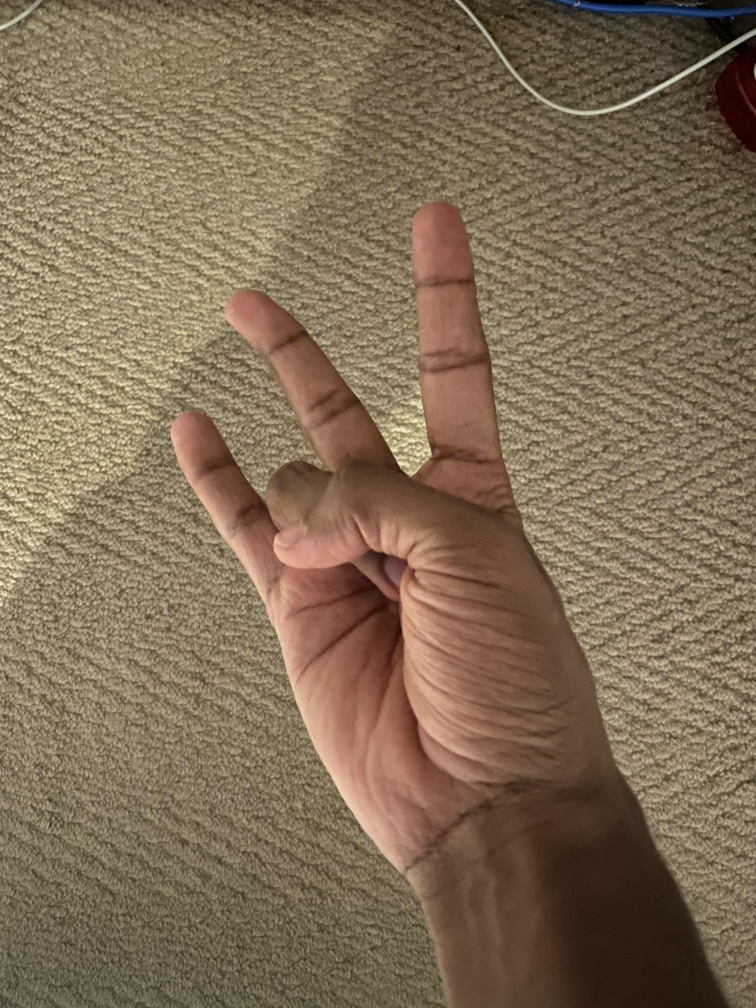
#> input picture input/12_3.jpg, 3024 x 4032 px (shown at 1/4 size); its folder holds only this picture in this run
$ python finger_counting.py
#> lines starting #> are read from the running program, lines starting #| are printed output that depends on the picture; after the words box and inside, x2 and y2 are one past the last pixel; in counts of white or black regions, pixels touching at a corner belong together
#> further down, hand is the input picture: shape (4032, 3024, 3); mean B, G, R 86.1, 110.1, 128.6
import cv2 as cv
import numpy as np
from skimage import morphology
import glob

#convexity defect method for finger counting
def hull_count(f):
    #finding contours
    contours, hierarchy = cv.findContours(f, cv.RETR_TREE, cv.CHAIN_APPROX_SIMPLE)
    f =  cv.cvtColor(f, cv.COLOR_GRAY2RGB)

    #finding the contour taht surrounds the largest area
    max_idx = 0
    max_area = 0
    for i in range(len(contours)):
        contour_area = cv.contourArea(contours[i])
        if contour_area > max_area:
            max_idx = i
            max_area = contour_area
    max_contour =  contours[max_idx]

    #find convex hull
    hull = cv.convexHull(max_contour, returnPoints = False)

    defects = cv.convexityDefects(max_contour, hull)

    #find the largest defects corresponding to space between fingers
    large_defects = defects[defects[:,0,3]>4500]

    #return num fingers
    return len(large_defects)+1

#crop The image to a square
def square_crop(f):
    #finds longest side and crops that side to the size of shorter side to create square image
    if f.shape[0] > f.shape[1]:
        cut_size = int((f.shape[0] - f.shape[1])/2)
#> cut_size = 504
        cropped = f[cut_size : cut_size + f.shape[1]]
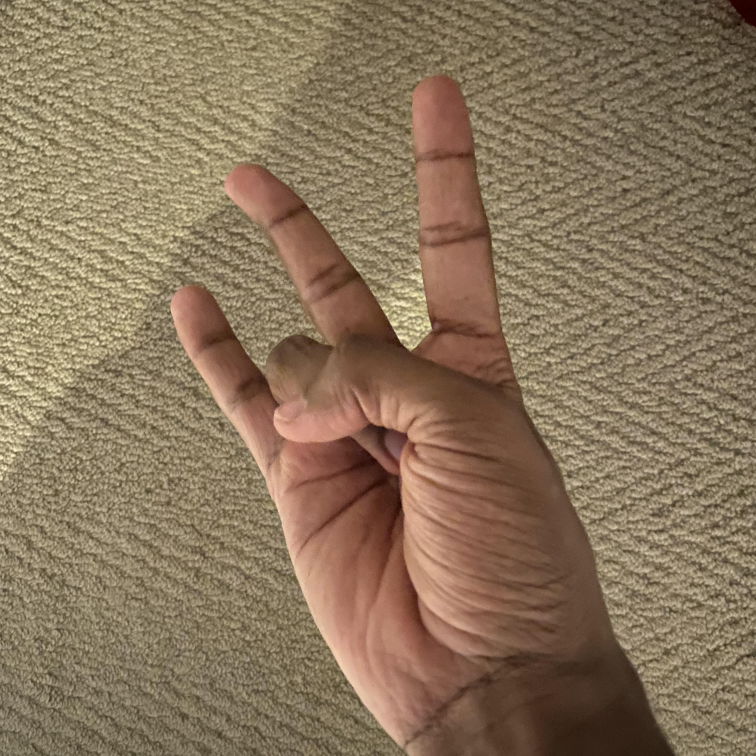
#> cropped: shape (3024, 3024, 3) (shown at 1/4 size); mean B, G, R 92, 117.1, 137.7
    elif f.shape[0] > f.shape[1]:
        cut_size = int((f.shape[1] - f.shape[0])/2)
        cropped = f[:,cut_size : cut_size + f.shape[0]]
    else:
        return f
    return cropped

def preprocess_image(f):
    #crops image
    cropped = square_crop(f)

    #scales image down to 128x128
    small =  cv.resize(cropped,[128,128], interpolation = cv.INTER_AREA)
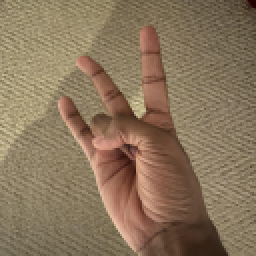
#> small: shape (128, 128, 3) (shown 2 times larger); mean B, G, R 92, 117.1, 137.7

    #converts image to hsv
    hsv_hand =  cv.cvtColor(small, cv.COLOR_BGR2HSV)
#> hsv_hand: shape (128, 128, 3); mean H, S, V 17.3, 86.7, 137.7
    return hsv_hand

#returns the most common value in a box at the center of the image
def center_vals(f):
    center = [int(f.shape[0]/2)+20,int(f.shape[1]/2)]
    box = f[center[0]-5:center[0]+5,center[1]-5:center[1]+5]
    flat = box.flatten()
    values, counts = np.unique(flat, return_counts=True)
    idx = np.argmax(counts)
    return values[idx]

#segments and thresholds the hand out of the hand image
def colour_image_thresholding(f):
    saturation = f[:,:,1]
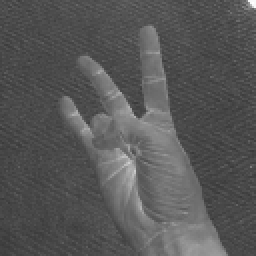
#> saturation: shape (128, 128) (shown 2 times larger); min 57, max 255, mean 86.7

    #blur to reduce noise and benefit thresholding
    blur = cv.GaussianBlur(saturation,(5,5),0)

    #otsu thresholding
    _ ,binary_hand = cv.threshold(blur,0,255,cv.THRESH_BINARY+cv.THRESH_OTSU)
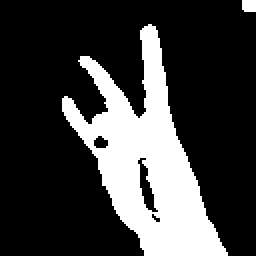
#> binary_hand: shape (128, 128) (shown 2 times larger); 24.1% white; 2 white regions

    #if inverted
    if center_vals(binary_hand)==0:
#> in center_vals, `flat = box.flatten()`: flat = 100 values from 255 to 255
#> in center_vals, `values, counts = np.unique(flat, return_counts=True)`: values = [255]; counts = [100]
#> in center_vals, `idx = np.argmax(counts)`: idx = 0
        binary_hand = ~binary_hand
    return binary_hand

#find final count
def count_fingers(f):
    hand = preprocess_image(f)
    binary_hand = colour_image_thresholding(hand)
    count = hull_count(binary_hand)
#> in hull_count, `contours, hierarchy = cv.findContours(f, cv.RETR_TREE, cv.CHAIN_APPROX..`: contours = 5 contours, 1 with area under 20; largest, box (x1, y1, x2, y2) and area: (31, 12, 114, 128) 3864, (68, 78, 80, 107) 139, (46, 67, 55, 75) 41, (121, 0, 128, 6) 30
#> in hull_count, `f =  cv.cvtColor(f, cv.COLOR_GRAY2RGB)`: f: shape (128, 128, 3); 24.1% white; 2 white regions, box (x1, y1, x2, y2) and area: (31, 12, 114, 128) 3906, (121, 0, 128, 6) 41
#> the loop in hull_count, `for i in range(len(contours)):` made 5 passes
#> (contour_area, max_idx, max_area) on pass 1: (3864.5, 0, 3864.5)
#> contour_area on passes 3 to 5: 139, 41, 29.5
#> after the loop in hull_count, `for i in range(len(contours)):`: max_area = 3864.5; max_idx = 0
#> in hull_count, `max_contour =  contours[max_idx]`: max_contour = contour of 192 points, box (x1, y1, x2, y2) (31, 12, 114, 128), area 3864
#> in hull_count, `hull = cv.convexHull(max_contour, returnPoints = False)`: hull = [191, 189, 187, 123, 122, 121, 111, 84, 80, 79, 39, 37, 0]
#> in hull_count, `defects = cv.convexityDefects(max_contour, hull)`: defects = [[0, 37, 19, 10342], [37, 39, 38, 114], [39, 79, 58, 6023], [80, 84, 81, 114], [84, 111, 93, 1212], [111, 121, 116, 781], [123, 187, 168, 1806], [187, 189, 188, 114], [189, 191, 190, 114]]
#> in hull_count, `large_defects = defects[defects[:,0,3]>4500]`: large_defects = [[0, 37, 19, 10342], [39, 79, 58, 6023]]
#> count = 3
    return count


input_folder = "input"
#read and display result for all images in input folder
hands =[]
for file in glob.glob(f"{input_folder}/*.jpg"):
    hand = cv.imread(file)
    print(f"image: {file[len(input_folder)+1:]}, num fingers: {count_fingers(hand)}")
#| image: 12_3.jpg, num fingers: 3

$ run again, on input/1_1.jpg
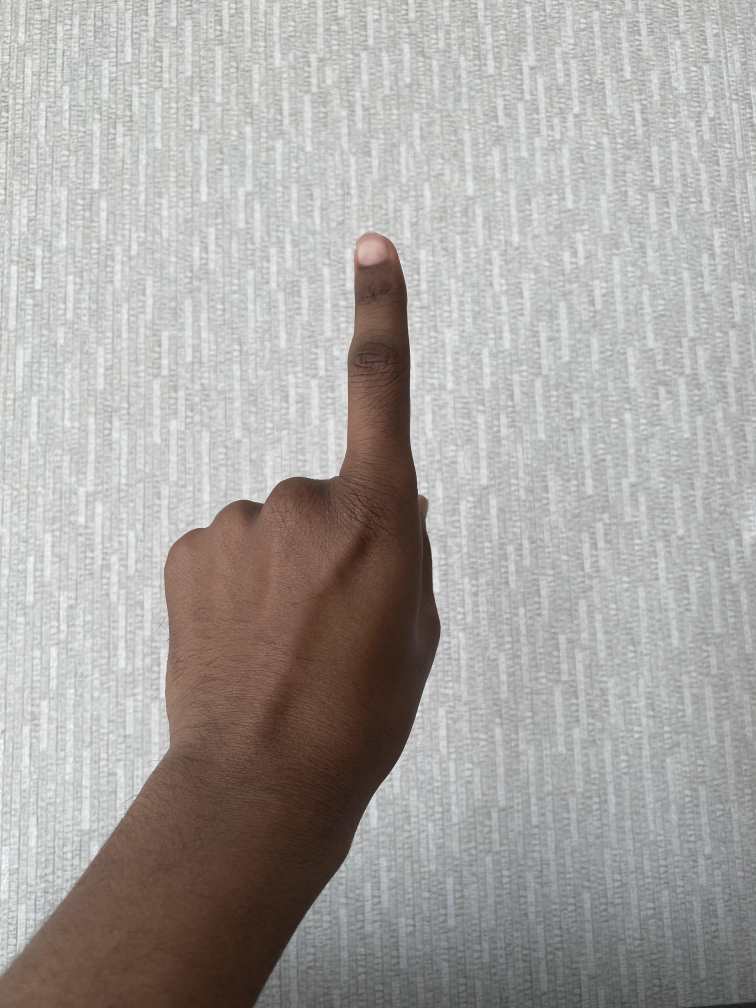
#> input picture input/1_1.jpg, 3024 x 4032 px (shown at 1/4 size)
#> hand is the input picture: shape (4032, 3024, 3); mean B, G, R 162.5, 165.3, 169.1
#> in preprocess_image, `small =  cv.resize(cropped,[128,128], interpolation = cv.INTER_AREA)`:
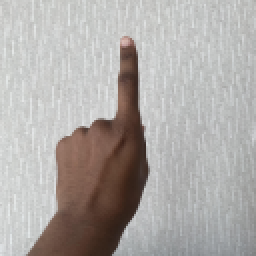
#> small: shape (128, 128, 3) (shown 2 times larger); mean B, G, R 167.5, 170.2, 174.4
#> hsv_hand: shape (128, 128, 3); mean H, S, V 52.5, 22.2, 175.7
#> in colour_image_thresholding, `_ ,binary_hand = cv.threshold(blur,0,255,cv.THRESH_BINARY+cv.THRESH_OT..`:
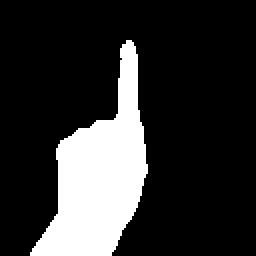
#> binary_hand: shape (128, 128) (shown 2 times larger); 18.9% white; 1 white region
#> flat = 100 values from 255 to 255
#> values = [255]; counts = [100]
#> idx = 0
#> contours = 1 contour; box (x1, y1, x2, y2) and area: (15, 20, 74, 128) 2966
#> f: shape (128, 128, 3); 18.9% white; 1 white region, box (x1, y1, x2, y2) and area: (15, 20, 74, 128) 3103
#> the loop in hull_count, `for i in range(len(contours)):` made 1 pass
#> (contour_area, max_idx, max_area) on pass 1: (2965.5, 0, 2965.5)
#> after the loop in hull_count, `for i in range(len(contours)):`: max_area = 2965.5; max_idx = 0
#> max_contour = contour of 90 points, box (x1, y1, x2, y2) (15, 20, 74, 128), area 2966
#> hull = 17 values, max 89 at index 0, min 0 at index 16, mean 53.71
#> defects = [[0, 3, 1, 181], [3, 23, 13, 4355], [23, 27, 24, 114], [27, 43, 30, 2235], [45, 47, 46, 142], [47, 57, 54, 407], [57, 63, 58, 114], [63, 67, 64, 162], [67, 73, 70, 292], [74, 84, 83, 626], [84, 86, 85, 186], [86, 88, 87, 114]]
#> large_defects = empty array
#> count = 1
#| image: 1_1.jpg, num fingers: 1

$ run again, on input/2_2.jpg
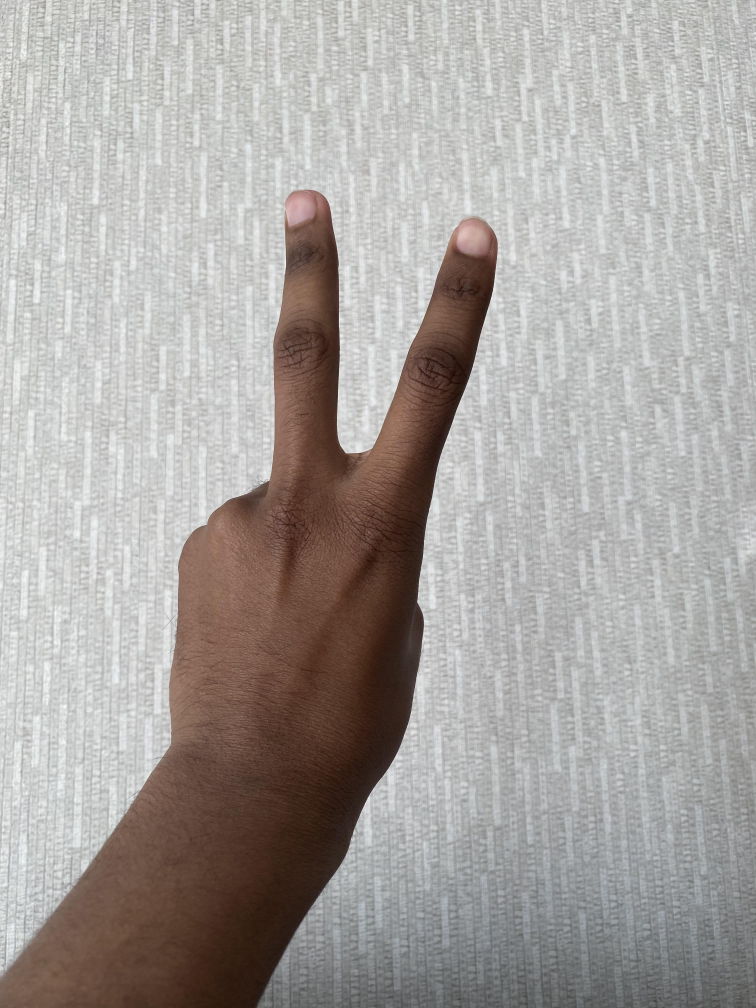
#> input picture input/2_2.jpg, 3024 x 4032 px (shown at 1/4 size)
#> hand is the input picture: shape (4032, 3024, 3); mean B, G, R 160.4, 163.5, 168.3
#> in preprocess_image, `small =  cv.resize(cropped,[128,128], interpolation = cv.INTER_AREA)`:
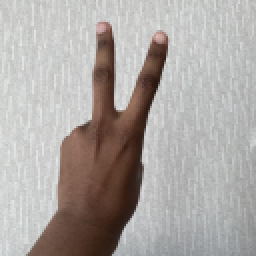
#> small: shape (128, 128, 3) (shown 2 times larger); mean B, G, R 163.7, 166.9, 172.4
#> hsv_hand: shape (128, 128, 3); mean H, S, V 47.2, 26.8, 173.5
#> in colour_image_thresholding, `_ ,binary_hand = cv.threshold(blur,0,255,cv.THRESH_BINARY+cv.THRESH_OT..`:
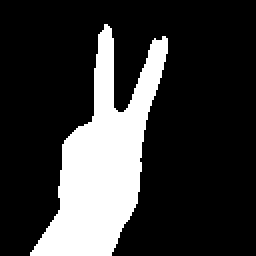
#> binary_hand: shape (128, 128) (shown 2 times larger); 21.4% white; 1 white region
#> flat = 100 values from 255 to 255
#> values = [255]; counts = [100]
#> idx = 0
#> contours = 1 contour; box (x1, y1, x2, y2) and area: (15, 12, 84, 128) 3324
#> f: shape (128, 128, 3); 21.4% white; 1 white region, box (x1, y1, x2, y2) and area: (15, 12, 84, 128) 3504
#> the loop in hull_count, `for i in range(len(contours)):` made 1 pass
#> (contour_area, max_idx, max_area) on pass 1: (3324, 0, 3324)
#> after the loop in hull_count, `for i in range(len(contours)):`: max_area = 3324; max_idx = 0
#> max_contour = contour of 139 points, box (x1, y1, x2, y2) (15, 12, 84, 128), area 3324
#> hull = [138, 100, 99, 98, 64, 42, 41, 40, 18, 2, 0]
#> defects = [[0, 2, 1, 263], [2, 18, 7, 2698], [18, 40, 25, 2082], [42, 64, 51, 343], [64, 98, 75, 1054], [100, 138, 133, 10719]]
#> large_defects = [[100, 138, 133, 10719]]
#> count = 2
#| image: 2_2.jpg, num fingers: 2

$ run again, on input/13_5.jpg
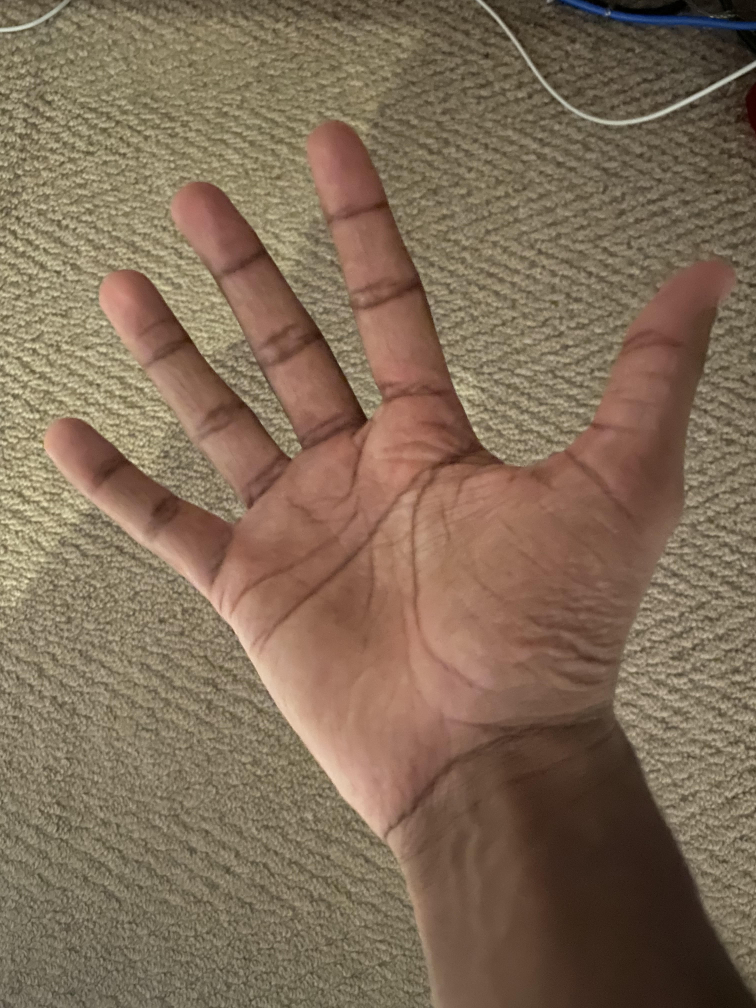
#> input picture input/13_5.jpg, 3024 x 4032 px (shown at 1/4 size)
#> hand is the input picture: shape (4032, 3024, 3); mean B, G, R 87.3, 108.1, 128.4
#> hsv_hand: shape (128, 128, 3); mean H, S, V 15.5, 85.3, 136.2
#> in colour_image_thresholding, `_ ,binary_hand = cv.threshold(blur,0,255,cv.THRESH_BINARY+cv.THRESH_OT..`:
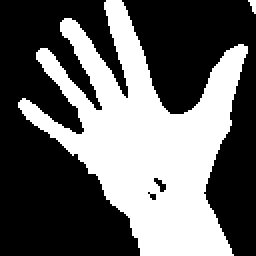
#> binary_hand: shape (128, 128) (shown 2 times larger); 39.8% white; 2 white regions (1 under 20 px)
#> flat = 100 values from 255 to 255
#> values = [255]; counts = [100]
#> idx = 0
#> contours = 5 contours, 3 with area under 20; largest, box (x1, y1, x2, y2) and area: (9, 0, 124, 128) 6230, (76, 88, 84, 97) 30
#> f: shape (128, 128, 3); 39.8% white; 2 white regions (1 under 20 px), largest, box (x1, y1, x2, y2) and area: (9, 0, 124, 128) 6505
#> the loop in hull_count, `for i in range(len(contours)):` made 5 passes
#> (contour_area, max_idx, max_area) on pass 2: (6230, 1, 6230)
#> after the loop in hull_count, `for i in range(len(contours)):`: max_area = 6230; max_idx = 1
#> max_contour = contour of 345 points, box (x1, y1, x2, y2) (9, 0, 124, 128), area 6230
#> hull = [344, 272, 270, 269, 199, 198, 149, 145, 144, 104, 58, 57, 0]
#> defects = [[0, 57, 27, 12538], [58, 104, 87, 11075], [104, 144, 125, 9163], [145, 149, 146, 142], [149, 198, 172, 2294], [199, 269, 226, 4380], [270, 272, 271, 114], [272, 344, 303, 11555]]
#> large_defects = [[0, 57, 27, 12538], [58, 104, 87, 11075], [104, 144, 125, 9163], [272, 344, 303, 11555]]
#> count = 5
#| image: 13_5.jpg, num fingers: 5
